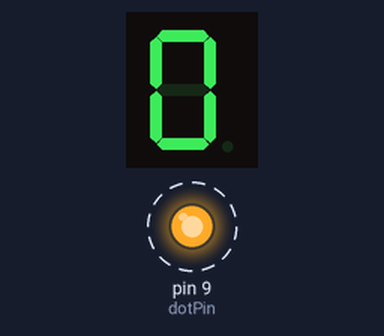
Simulated run of this sketch. Board: Arduino Uno, built with avr-gcc and run on an emulated ATmega328P. Shown: 1-digit seven-segment display, output pins drawn as LEDs (lit = HIGH). Wiring (inferred from the names in the program): 1-digit 7-segment display, segments lit when HIGH: segments pin 2, pin 3, pin 4, pin 5, pin 6, pin 7, pin 8. Dashed ring = blinking. The segment pins are drawn as the display they are named for; pins used as bus, display or sensor lines are not drawn.

Above: at 0.1 s.
At 1.7 s:
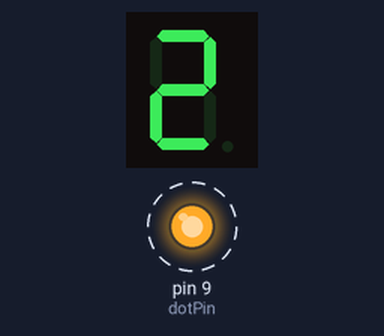
At 4.1 s:
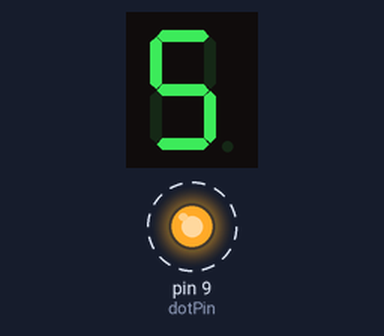
At 7.85 s:
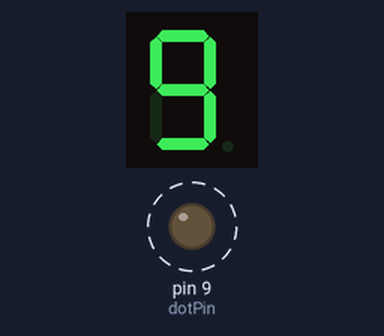
Timing chart, 0 to 40.0 s (numbered marks = the images above):
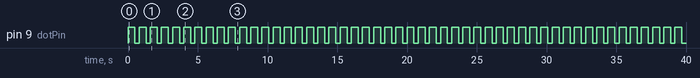

The sketch:

one_digit_display.ino
```cpp
// Define the pins for each segment
const int segmentPins[] = {2, 3, 4, 5, 6, 7, 8}; // A, B, C, D, E, F, G
const int dotPin = 9;                           // Decimal Point pin

// A table representing the segments for numbers 0-9
// Format: {A, B, C, D, E, F, G}
// 1 = HIGH (On), 0 = LOW (Off)
byte numbers[10][7] = {
  {1, 1, 1, 1, 1, 1, 0}, // 0
  {0, 1, 1, 0, 0, 0, 0}, // 1
  {1, 1, 0, 1, 1, 0, 1}, // 2
  {1, 1, 1, 1, 0, 0, 1}, // 3
  {0, 1, 1, 0, 0, 1, 1}, // 4
  {1, 0, 1, 1, 0, 1, 1}, // 5
  {1, 0, 1, 1, 1, 1, 1}, // 6
  {1, 1, 1, 0, 0, 0, 0}, // 7
  {1, 1, 1, 1, 1, 1, 1}, // 8
  {1, 1, 1, 1, 0, 1, 1}  // 9
};

void setup() {
  // Initialize all segment pins as OUTPUT
  for (int i = 0; i < 7; i++) {
    pinMode(segmentPins[i], OUTPUT);
  }
  pinMode(dotPin, OUTPUT);
}

void displayNumber(int digit) {
  // Loop through the 7 segments and set them based on our table
  for (int i = 0; i < 7; i++) {
    digitalWrite(segmentPins[i], numbers[digit][i]);
  }
}

void loop() {
  for (int digit = 0; digit <= 9; digit++) {
    // 1. Show the number and turn the Dot ON
    displayNumber(digit);
    digitalWrite(dotPin, HIGH);
    delay(500); // Wait 1/2 second

    // 2. Keep the number but turn the Dot OFF
    digitalWrite(dotPin, LOW);
    delay(300); // Wait 1/3 second
  }
}
```

Measured:
- by itself, pin 9 (dotPin): alternates HIGH for 0.50 s and LOW for 0.30 s
- by itself, everything shown: repeats every 8.0 s, in 20 steps
- what the display in image 1 shows lasts 0.8 s, from 1.6 s to 2.4 s
